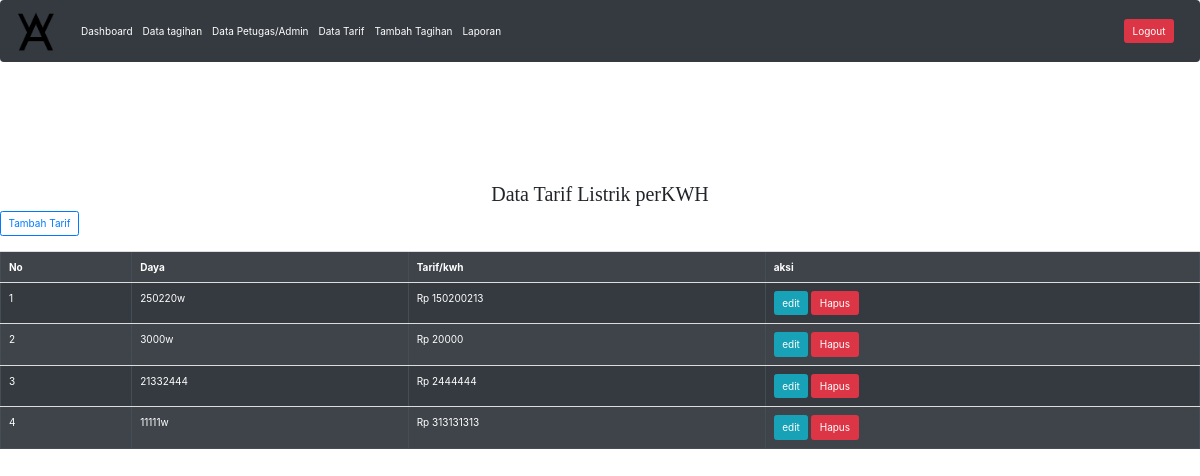
/admin/datatarif.php (signed in), run on the app's committed database.
### tables this page shows
CREATE TABLE `tarif` (
  `kodetarif` int(11) NOT NULL,
  `daya` varchar(100) NOT NULL,
  `tarifperkwh` int(100) NOT NULL
);

### admin/datatarif.php (the view, shortened to what this page needs)
<?php
if(isset($_SESSION['username']))
{
?>
<!DOCTYPE html>
<html>
<head>
    <link rel="stylesheet" href="style/bootstrap.css" />
    <link rel="stylesheet" href="style/dataTables.bootstrap4.min.css" />
    <link rel="stylesheet" href="https://maxcdn.bootstrapcdn.com/bootstrap/4.5.2/css/bootstrap.min.css">
</head>
<nav class="navbar navbar-expand-lg navbar-light bg-dark">
  <a>
  <img src="../img/icon.png" style="width: 50px; height: 50px;" alt="">
  </a>
  <div class="collapse navbar-collapse" id="navbarSupportedContent">
    <ul class="navbar-nav mr-auto">
    <li class="nav-item">
        <a class="nav-link" href="index.php" style="color: white;">Dashboard <span class="sr-only">(current)</span></a>
      </li>
      <li class="nav-item">
        <a class="nav-link" href="tagihan.php" style="color: white;">Data tagihan</a>
      </li>
      <li class="nav-item">
        <a class="nav-link" href="petugas.php" style="color: white;">Data Petugas/Admin</a>
      </li>
      <li class="nav-item">
        <a class="nav-link" href="datatarif.php" style="color: white;">Data Tarif</a>
      </li>
      <li class="nav-item">
        <a class="nav-link" href="tambahtagihan.php" style="color: white;">Tambah Tagihan</a>
      </li>
      <li class="nav-item">
        <a class="nav-link" href="laporan.php" style="color: white;">Laporan</a>
      </li>
    </ul>
    <form class="form-inline my-2 my-lg-0">
    <a type="button" class="btn btn-danger"href="../logout.php">Logout</a>
    </form>
  </div>
</nav>
<div style="padding-top: 100px;">
<body>
<h2 style="text-align: center; font-family:Copperplate;">Data Tarif Listrik perKWH</h2>
<a type="button" class="btn btn-outline-primary" href="tambahtarif.php">Tambah Tarif</a>
<br></br>
    <table class="table table-dark table-striped" border='1'>
        <tr>
            <th>No</th>
            <th>Daya</th>
            <th>Tarif/kwh</th>
            <th>aksi</th>
            <?php
            include '../koneksi.php';
            $no = 1;
            $data = mysqli_query($Koneksi, "select * from tarif ");
            while ($d = mysqli_fetch_array($data)) {
            ?>
        <tr>
            <td><?php echo $no++; ?></td>
            <td><?php echo $d['daya']; ?> </td>
            <td>Rp <?php echo $d['tarifperkwh']; ?> </td>
            <td><a href="edittarif.php?kodetarif=<?php echo $d['kodetarif']; ?>" class="btn btn-info">edit</a>
            <a href="aksi/proses-hapustarif.php?kodetarif=<?php echo $d['kodetarif']; ?>" class="btn btn-danger">Hapus</a></td>
        <?php
            }
        ?>
    </table>
</body>
</html>
<?php
    }
else
{
    echo"<script>
    alert('Anda Tidak Boleh Masuk');
    location.href='../index.php';
    </script>";
}
?>

### data on the page
tarif: daya "250220w", tarifperkwh "150200213"
tarif: daya "3000w", tarifperkwh "20000"
tarif: daya "21332444", tarifperkwh "2444444"
tarif: daya "11111w", tarifperkwh "313131313"
